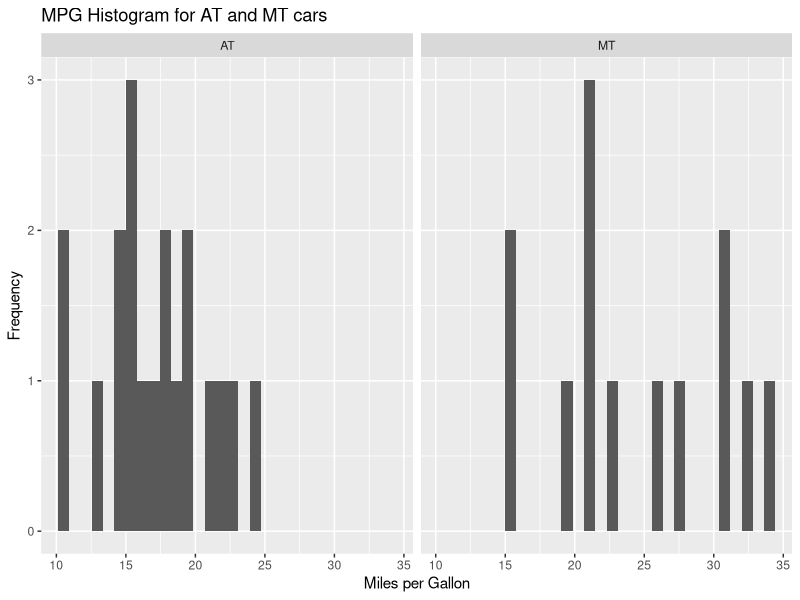
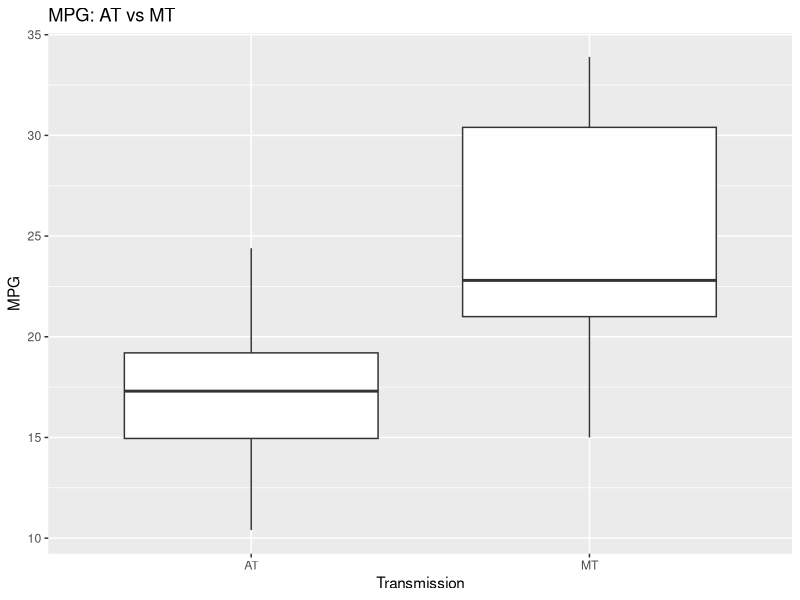
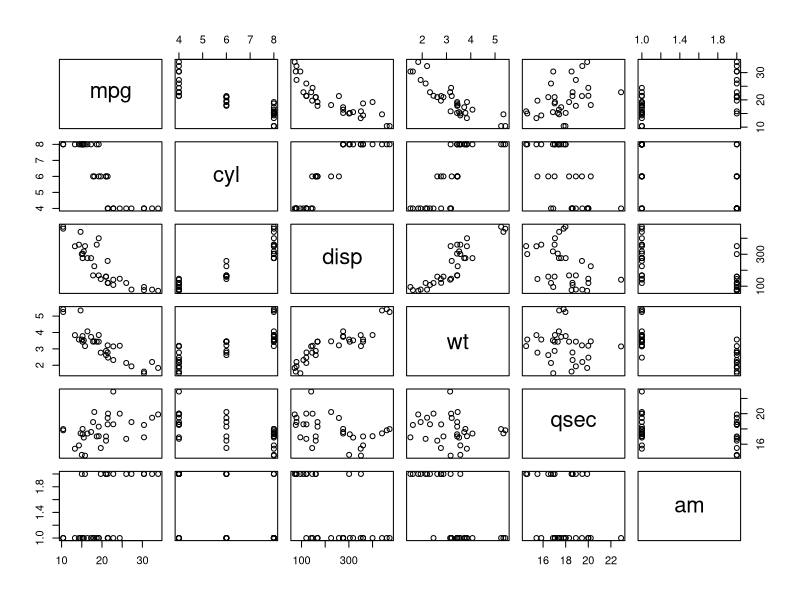
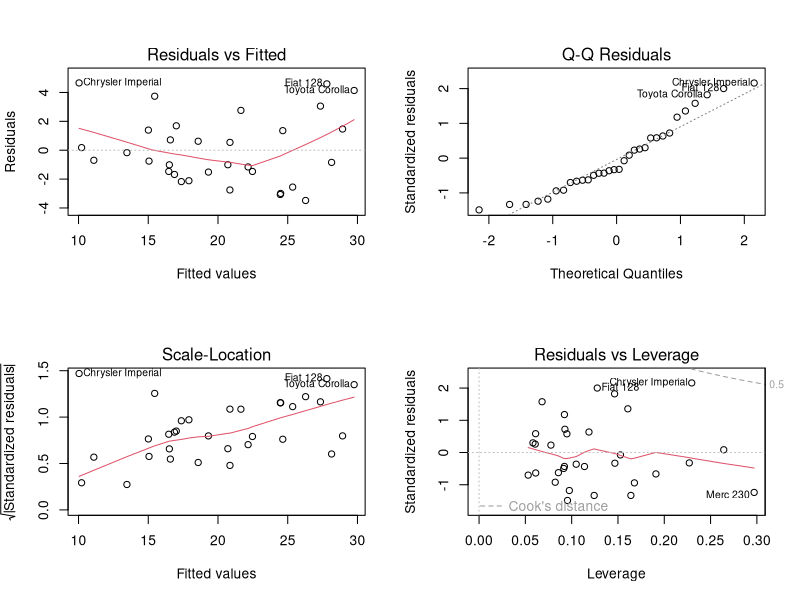

Write R code to recreate these figures, in order.
## ---- chunk 1
library(ggplot2)
library(dplyr)

## ---- chunk 2
data(mtcars)
str(mtcars)

## ---- chunk 3
mtcars$am<-as.factor(mtcars$am)
levels(mtcars$am)<-c("AT", "MT")

## ---- chunk 4
aggregate(mpg~am, data=mtcars, mean)
## ---- chunk 5
atData<-mtcars[mtcars$am == "AT",]
mtData<-mtcars[mtcars$am == "MT",]
t.test(atData$mpg, mtData$mpg)
## ---- chunk 6
ggplot(data = mtcars, aes(mpg)) + geom_histogram() + facet_grid(.~am) + labs(x = "Miles per Gallon", y = "Frequency", title = "MPG Histogram for AT and MT cars")

## ---- chunk 7
ggplot(data = mtcars, aes(am,mpg)) + geom_boxplot() + labs(x= "Transmission", y = "MPG", title = "MPG: AT vs MT")

## ---- chunk 8
corr <- select(mtcars, mpg,cyl,disp,wt,qsec, am)
pairs(corr)

## ---- chunk 9
fit_1 <-lm(mpg~am, data = mtcars)
summary(fit_1)

## ---- chunk 10
fit_2 = step(lm(data = mtcars, mpg ~ .),trace=0,steps=10000)
summary(fit_2)
## ---- chunk 11
fit_step<-lm(mpg~ am + wt + qsec, data = mtcars)
anova(fit_1, fit_step)
## ---- chunk 12
par(mfrow = c(2,2))
plot(fit_2)
## ---- chunk 13
summary(cars)
